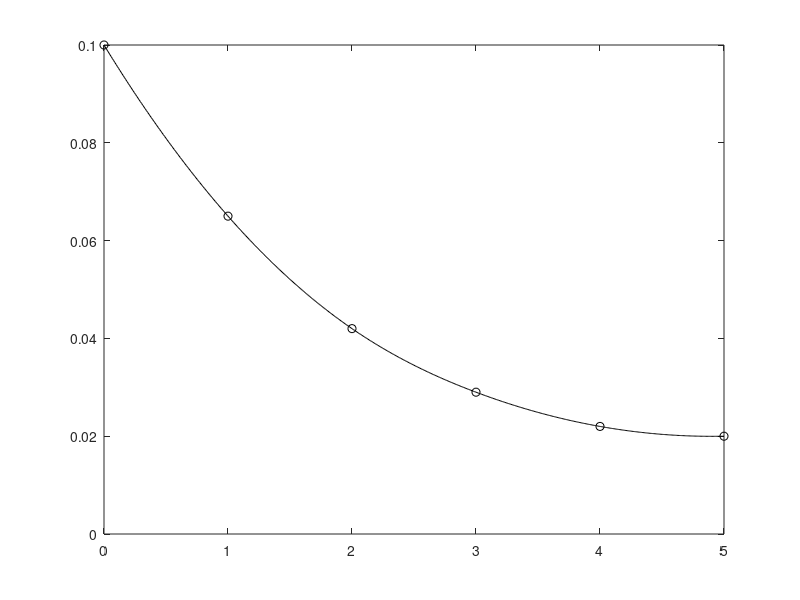

The MATLAB source for this figure:
% Bradie: section 6.1 convection mass transfer

clear; close all

% data
y = 0:5;
p = [0.1 0.065 0.042 0.029 0.022 0.020];

S = spline(y, p);

% plot
t = linspace(0, 5, 2^9+1);
plot(y, p, 'ok', t, ppval(S, t), 'k')

a = S.coefs(1, 1);
b = S.coefs(1, 2);
c = S.coefs(1, 3);

y0 = 0;
pprime0 = 3*a*y0^2 + 2*b*y0 + c